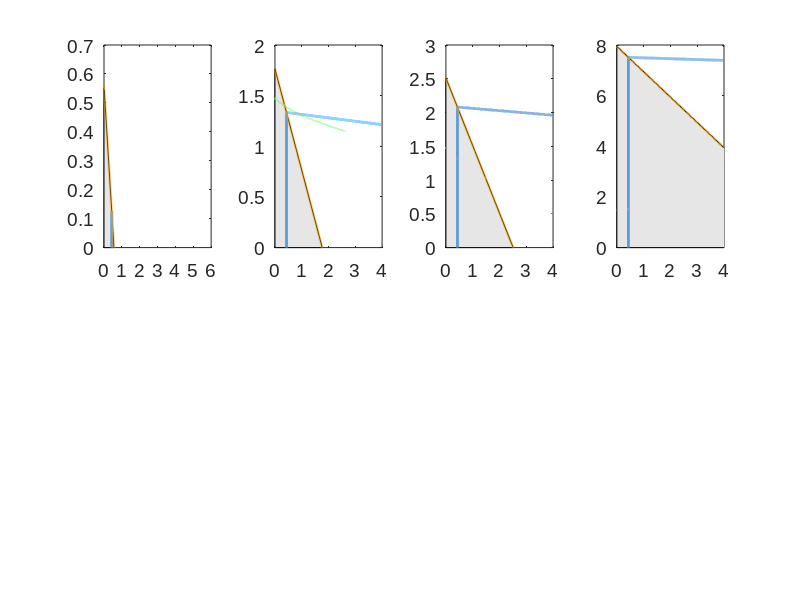

Reproduce this figure in MATLAB.
clear
clf

par.a = 0.81;  % attack rate
par.h = 0.1;  % handlign time
par.r= 1.2;    % resource growth rate
par.m= 0.27;   % consumer mortality
par.Q0 = 0.0038;  % resource minimal N:C ratio
par.e=0.8;     % consumer maximal assimialtion rate

a = par.a; h= par.h; x_H = par.m; Q_Pmin = par.Q0; e = par.e; r = par.r;
color1 = [144/255, 238/255, 144/255];  % #70AD47
color2 = [91/255 156/255 213/255];     % #5B9BD5

for u = 1 : 4
    
    if u ==1; N_tot = 10^-1.6; Q_H = 0.045; subplot(2,4,1);  end
    if u ==2; N_tot = 10^-1.1; Q_H = 0.045; subplot(2,4,2);   end
    if u ==3; N_tot = 10^-1.6; Q_H = 0.01;  subplot(2,4,3);  end
    if u ==4; N_tot = 10^-1.1; Q_H = 0.01;  subplot(2,4,4);   end
    
    
    A = -a*h*Q_Pmin / N_tot;
    B = -a*h*Q_H / N_tot;
    C = a*Q_H / (r*N_tot);
    D = (a*h*N_tot - Q_Pmin) / N_tot;
    E = -(r*Q_H + a*N_tot) / (r*N_tot);
    

    x = x_H / (a*(e - h*x_H));
    % herbivore zero growth isocline
    C_P2 = linspace(x, e*N_tot/(h*x_H * Q_H) - 1/(a*h) , 1e5);
    C_H2 = -h*x_H/e * C_P2 + N_tot / Q_H - x_H/(e*a);
    

    x_intercept = N_tot/Q_H;  
    y_intercept = N_tot/Q_H;  
    fill([0, 0, x_intercept], [N_tot / Q_H, 0, 0],[0.9, 0.9, 0.9]); hold on; % 淡蓝色填充
    C_P2(C_H2<0)=[];C_H2(C_H2<0)=[];
    plot(C_P2, C_H2,  'Color', color2,  'LineWidth', 2); hold on
    yLimits = ylim; line([x x], [0 -h*x_H/e * x + N_tot / Q_H - x_H/(e*a)], 'Color', color2, 'LineWidth', 2); hold on
    
    
    %plant zero growth isocline
    C_P = linspace(0, N_tot/Q_Pmin , 1e5);
    A1 = C;
    B1 = B * C_P + E;
    C1 = A * C_P.^2 + D * C_P + 1;
    C_H1 = (- B1 - sqrt(B1.^2 - 4*A1 .* C1)) ./ (2*A1);
    plot(C_P, C_H1, 'Color', color1, 'LineWidth', 2); hold on;
    
    

    C_P2 = linspace(0, N_tot/Q_H , 1e3);
    C_H2 = N_tot / Q_H - C_P2;
    plot(C_P2, C_H2,  ':', 'Color', [1, 0.6471, 0], 'LineWidth', 2); hold on
    
    
    
    set(gca, 'FontName', 'Arial', 'FontSize', 14);

    
    if u == 1; xlim([0 6]);  end
    if u == 2; xlim([0 4]); end
    if u == 3; xlim([0 4]);  end
    if u == 4; xlim([0 4]);   end
    
end

